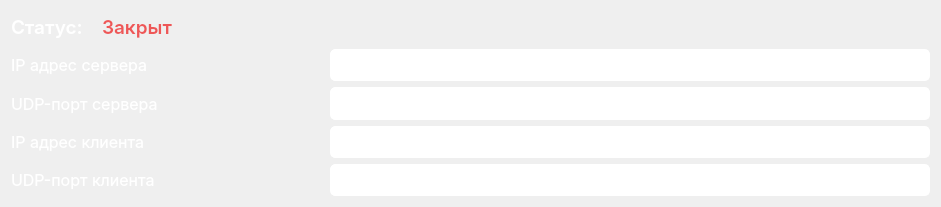
   <widget class="QWidget" name="layoutWidget">
    <property name="geometry">
     <rect>
      <x>30</x>
      <y>510</y>
      <width>941</width>
      <height>207</height>
     </rect>
    </property>
    <layout class="QVBoxLayout" name="verticalLayout_2">
     <item>
      <layout class="QHBoxLayout" name="horizontalLayout_12">
       <item>
        <widget class="QLabel" name="label_16">
         <property name="sizePolicy">
          <sizepolicy hsizetype="Minimum" vsizetype="Minimum">
           <horstretch>0</horstretch>
           <verstretch>0</verstretch>
          </sizepolicy>
         </property>
         <property name="minimumSize">
          <size>
           <width>54</width>
           <height>25</height>
          </size>
         </property>
         <property name="maximumSize">
          <size>
           <width>85</width>
           <height>25</height>
          </size>
         </property>
         <property name="font">
          <font>
           <family>Inter SemiBold</family>
           <pointsize>14</pointsize>
          </font>
         </property>
         <property name="styleSheet">
          <string notr="true">color: rgb(255, 255, 255);</string>
         </property>
         <property name="text">
          <string>Статус:</string>
         </property>
        </widget>
       </item>
       <item>
        <widget class="QLabel" name="pBPortStatus">
         <property name="font">
          <font>
           <family>Inter SemiBold</family>
           <pointsize>14</pointsize>
          </font>
         </property>
         <property name="styleSheet">
          <string notr="true">color: rgb(238, 87, 87);</string>
         </property>
         <property name="text">
          <string>Закрыт</string>
         </property>
        </widget>
       </item>
      </layout>
     </item>
     <item>
      <layout class="QHBoxLayout" name="horizontalLayout">
       <item>
        <widget class="QLabel" name="label_12">
         <property name="font">
          <font>
           <family>Inter</family>
           <pointsize>12</pointsize>
          </font>
         </property>
         <property name="styleSheet">
          <string notr="true">color: rgb(255, 255, 255);</string>
         </property>
         <property name="text">
          <string>IP адрес сервера            </string>
         </property>
        </widget>
       </item>
       <item>
        <widget class="QLineEdit" name="PEServerIP">
         <property name="sizePolicy">
          <sizepolicy hsizetype="Minimum" vsizetype="Minimum">
           <horstretch>0</horstretch>
           <verstretch>0</verstretch>
          </sizepolicy>
         </property>
         <property name="minimumSize">
          <size>
           <width>600</width>
           <height>25</height>
          </size>
         </property>
         <property name="font">
          <font>
           <family>Inter</family>
          </font>
         </property>
         <property name="styleSheet">
          <string notr="true">color: rgb(255, 255, 255);
border-radius: 5px;
border: 1px solid white;</string>
         </property>
         <property name="inputMask">
          <string/>
         </property>
         <property name="text">
          <string/>
         </property>
         <property name="cursorPosition">
          <number>0</number>
         </property>
         <property name="alignment">
          <set>Qt::AlignLeading|Qt::AlignLeft|Qt::AlignVCenter</set>
         </property>
        </widget>
       </item>
      </layout>
     </item>
     <item>
      <layout class="QHBoxLayout" name="horizontalLayout_2">
       <item>
        <widget class="QLabel" name="label_13">
         <property name="font">
          <font>
           <family>Inter</family>
           <pointsize>12</pointsize>
          </font>
         </property>
         <property name="styleSheet">
          <string notr="true">color: rgb(255, 255, 255);</string>
         </property>
         <property name="text">
          <string>UDP-порт сервера         </string>
         </property>
        </widget>
       </item>
       <item>
        <widget class="QLineEdit" name="PEServerPort">
         <property name="sizePolicy">
          <sizepolicy hsizetype="Minimum" vsizetype="Minimum">
           <horstretch>0</horstretch>
           <verstretch>0</verstretch>
          </sizepolicy>
         </property>
         <property name="minimumSize">
          <size>
           <width>600</width>
           <height>25</height>
          </size>
         </property>
         <property name="font">
          <font>
           <family>Inter</family>
          </font>
         </property>
         <property name="styleSheet">
          <string notr="true">color: rgb(255, 255, 255);
border-radius: 5px;
border: 1px solid white;</string>
         </property>
        </widget>
       </item>
      </layout>
     </item>
     <item>
      <layout class="QHBoxLayout" name="horizontalLayout_3">
       <item>
        <widget class="QLabel" name="label_14">
         <property name="font">
          <font>
           <family>Inter</family>
           <pointsize>12</pointsize>
          </font>
         </property>
         <property name="styleSheet">
          <string notr="true">color: rgb(255, 255, 255);</string>
         </property>
         <property name="text">
          <string>IP адрес клиента            </string>
         </property>
        </widget>
       </item>
       <item>
        <widget class="QLineEdit" name="PEClientIP">
         <property name="sizePolicy">
          <sizepolicy hsizetype="Minimum" vsizetype="Minimum">
           <horstretch>0</horstretch>
           <verstretch>0</verstretch>
          </sizepolicy>
         </property>
         <property name="minimumSize">
          <size>
           <width>600</width>
           <height>25</height>
          </size>
         </property>
         <property name="font">
          <font>
           <family>Inter</family>
          </font>
         </property>
         <property name="styleSheet">
          <string notr="true">color: rgb(255, 255, 255);
border-radius: 5px;
border: 1px solid white;</string>
         </property>
        </widget>
       </item>
      </layout>
     </item>
     <item>
      <layout class="QHBoxLayout" name="horizontalLayout_4">
       <item>
        <widget class="QLabel" name="label_15">
         <property name="font">
          <font>
           <family>Inter</family>
           <pointsize>12</pointsize>
          </font>
         </property>
         <property name="styleSheet">
          <string notr="true">color: rgb(255, 255, 255);</string>
         </property>
         <property name="text">
          <string>UDP-порт клиента         </string>
         </property>
        </widget>
       </item>
       <item>
        <widget class="QLineEdit" name="PEClientPort">
         <property name="sizePolicy">
          <sizepolicy hsizetype="Minimum" vsizetype="Minimum">
           <horstretch>0</horstretch>
           <verstretch>0</verstretch>
          </sizepolicy>
         </property>
         <property name="minimumSize">
          <size>
           <width>600</width>
           <height>25</height>
          </size>
         </property>
         <property name="font">
          <font>
           <family>Inter</family>
          </font>
         </property>
         <property name="styleSheet">
          <string notr="true">color: rgb(255, 255, 255);
border-radius: 5px;
border: 1px solid white;</string>
         </property>
        </widget>
       </item>
      </layout>
     </item>
    </layout>
   </widget>
